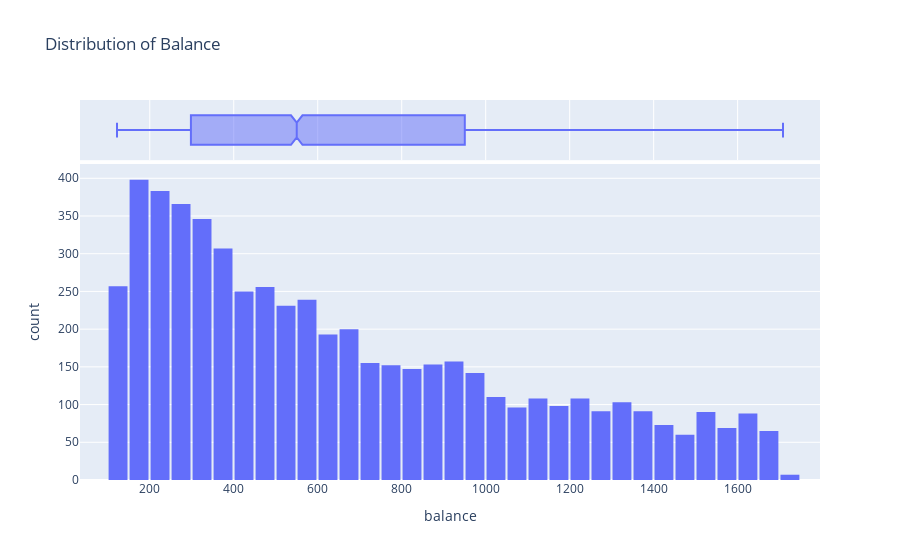

Write notebook code for a chart like this one.
### Code cell
fig = px.histogram(data_bank, 
                   x='balance', 
                   marginal='box', 
                   nbins=47, 
                   title='Distribution of Balance')
fig.update_layout(bargap=0.1)
fig.show()

### Figure 1 — Plotly figure (JSON) as saved in the notebook; plotly's stock layout.template omitted (floating-point values rounded to 4 significant figures; data arrays with more than 128 entries replaced by an {"elided": "..."} marker saying what was removed)
{"data": [{"alignmentgroup": "True", "bingroup": "x", "hovertemplate": "balance=%{x}<br>count=%{y}<extra></extra>", "legendgroup": "", "marker": {"color": "#636efa", "pattern": {"shape": ""}}, "name": "", "nbinsx": 47, "offsetgroup": "", "orientation": "v", "showlegend": false, "type": "histogram", "x": {"elided": "5589 int values"}, "xaxis": "x", "yaxis": "y"}, {"alignmentgroup": "True", "hovertemplate": "balance=%{x}<extra></extra>", "legendgroup": "", "marker": {"color": "#636efa"}, "name": "", "notched": true, "offsetgroup": "", "showlegend": false, "type": "box", "x": {"elided": "5589 int values"}, "xaxis": "x2", "yaxis": "y2"}], "layout": {"bargap": 0.1, "barmode": "relative", "legend": {"tracegroupgap": 0}, "title": {"text": "Distribution of Balance"}, "xaxis": {"anchor": "y", "domain": [0, 1], "title": {"text": "balance"}}, "xaxis2": {"anchor": "y2", "domain": [0, 1], "matches": "x", "showgrid": true, "showticklabels": false}, "yaxis": {"anchor": "x", "domain": [0, 0.8316], "title": {"text": "count"}}, "yaxis2": {"anchor": "x2", "domain": [0.8416, 1], "matches": "y2", "showgrid": false, "showline": false, "showticklabels": false, "ticks": ""}}}
